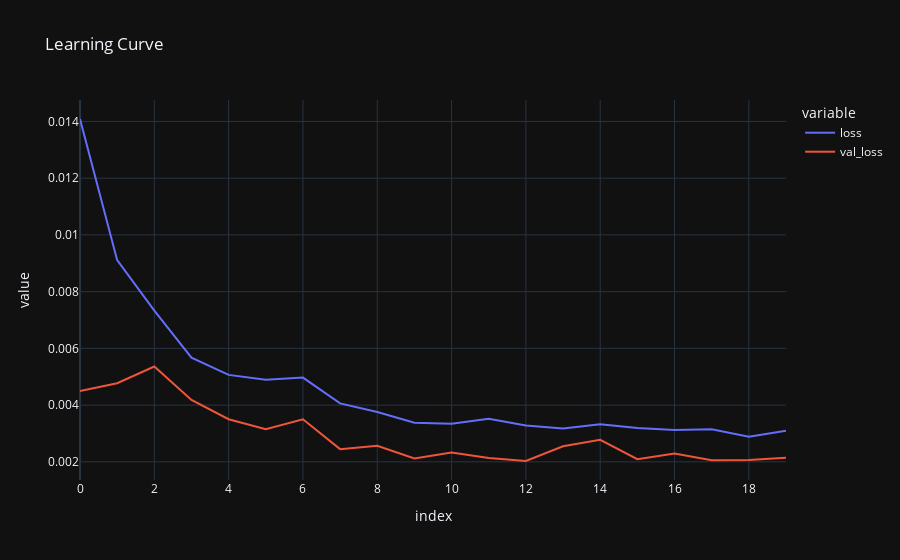

The notebook cell this image was saved under:
### Code cell
dataframe = pd.DataFrame(history.history)


fig = px.line(dataframe, 
              title    = 'Learning Curve', 
              labels   = {'x' : 'Epoch', 'y' : 'Loss Value '}, 
              template = "plotly_dark")

fig.show()

### Figure 1 — Plotly figure (JSON) as saved in the notebook; plotly's stock layout.template omitted (floating-point values rounded to 4 significant figures)
{"data": [{"hovertemplate": "variable=loss<br>index=%{x}<br>value=%{y}<extra></extra>", "legendgroup": "loss", "line": {"color": "#636efa", "dash": "solid"}, "marker": {"symbol": "circle"}, "mode": "lines", "name": "loss", "orientation": "v", "showlegend": true, "type": "scatter", "x": [0, 1, 2, 3, 4, 5, 6, 7, 8, 9, 10, 11, 12, 13, 14, 15, 16, 17, 18, 19], "xaxis": "x", "y": [0.01409, 0.00911, 0.00733, 0.005675, 0.005066, 0.004892, 0.004969, 0.00406, 0.003758, 0.003381, 0.00334, 0.003521, 0.003283, 0.003173, 0.003328, 0.003191, 0.003121, 0.003147, 0.002885, 0.003095], "yaxis": "y"}, {"hovertemplate": "variable=val_loss<br>index=%{x}<br>value=%{y}<extra></extra>", "legendgroup": "val_loss", "line": {"color": "#EF553B", "dash": "solid"}, "marker": {"symbol": "circle"}, "mode": "lines", "name": "val_loss", "orientation": "v", "showlegend": true, "type": "scatter", "x": [0, 1, 2, 3, 4, 5, 6, 7, 8, 9, 10, 11, 12, 13, 14, 15, 16, 17, 18, 19], "xaxis": "x", "y": [0.004499, 0.004773, 0.00536, 0.004182, 0.003502, 0.00315, 0.003501, 0.002448, 0.002568, 0.00212, 0.002331, 0.002138, 0.00203, 0.00255, 0.002779, 0.002096, 0.002291, 0.002056, 0.002068, 0.002146], "yaxis": "y"}], "layout": {"legend": {"title": {"text": "variable"}, "tracegroupgap": 0}, "title": {"text": "Learning Curve"}, "xaxis": {"anchor": "y", "domain": [0, 1], "title": {"text": "index"}}, "yaxis": {"anchor": "x", "domain": [0, 1], "title": {"text": "value"}}}}
